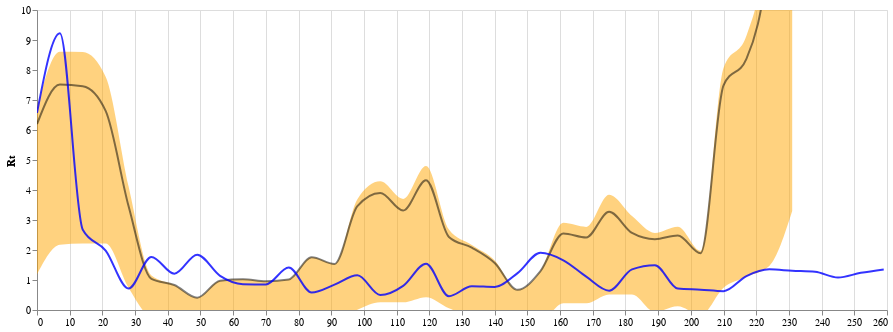

The notebook cell saved with this chart:
### Code cell
band_rt = alt.Chart(summary_rt_local_and_intro_df).mark_area(interpolate='monotone', opacity = 0.5, clip = True, color = "orange").encode(
    alt.X('new_interval', axis=alt.Axis(title="")),
    alt.Y('upper_hpd_log_50_MA',axis=alt.Axis(title="Rt", grid=False)),
    alt.Y2("lower_hpd_log_50_MA")
    
    
).properties(
    width=850,
    height=300)

line_rt = alt.Chart(summary_rt_local_and_intro_df).mark_line(interpolate='monotone', opacity = 0.5, clip = True, color = "black").encode(
    alt.X('new_interval', axis=alt.Axis(title="")),
    alt.Y('median_percent_MA',axis=alt.Axis(title="Rt", grid=False)),

    
    
).properties(
    width=850,
    height=300)

(band_rt + line_rt+ line_rt_sim).resolve_scale(y ="shared")

### Figure 1 — Vega-Lite specification as saved in the notebook (floating-point values rounded to 4 significant figures)
{"config": {"view": {"continuousWidth": 400, "continuousHeight": 300}}, "layer": [{"mark": {"type": "area", "clip": true, "color": "orange", "interpolate": "monotone", "opacity": 0.5}, "encoding": {"x": {"axis": {"title": ""}, "field": "new_interval", "type": "quantitative"}, "y": {"axis": {"grid": false, "title": "Rt"}, "field": "upper_hpd_log_50_MA", "type": "quantitative"}, "y2": {"field": "lower_hpd_log_50_MA"}}, "height": 300, "width": 850}, {"mark": {"type": "line", "clip": true, "color": "black", "interpolate": "monotone", "opacity": 0.5}, "encoding": {"x": {"axis": {"title": ""}, "field": "new_interval", "type": "quantitative"}, "y": {"axis": {"grid": false, "title": "Rt"}, "field": "median_percent_MA", "type": "quantitative"}}, "height": 300, "width": 850}, {"data": {"name": "data-4e0e5ce01824f7f80763dcfd4cf53b74"}, "mark": {"type": "line", "clip": true, "color": "blue", "interpolate": "monotone", "opacity": 0.8}, "encoding": {"x": {"axis": {"title": ""}, "field": "week_time", "type": "quantitative"}, "y": {"axis": {"grid": false, "title": "Rt"}, "field": "Rt", "scale": {"domain": [0.3, 10]}, "type": "quantitative"}}, "height": 300, "width": 850}], "data": {"name": "data-afcf4f42bf2b9cd356046f54fdf67b5c"}, "resolve": {"scale": {"y": "shared"}}, "$schema": "https://vega.github.io/schema/vega-lite/v4.17.0.json", "datasets": {"data-afcf4f42bf2b9cd356046f54fdf67b5c": [{"interval": "1", "mean_percent": 28.69, "median_percent": 22.47, "upper_hpd_log_95": 76.6, "lower_hpd_log_95": -0.0934, "upper_hpd_log_50": 24.46, "lower_hpd_log_50": 3.297, "new_interval": 231, "mean_percent_MA": 28.69, "median_percent_MA": 22.47, "upper_hpd_log_95_MA": 76.6, "lower_hpd_log_95_MA": -0.0934, "upper_hpd_log_50_MA": 24.46, "lower_hpd_log_50_MA": 3.297}, {"interval": "2", "mean_percent": 4.354, "median_percent": 1.542, "upper_hpd_log_95": 17.22, "lower_hpd_log_95": -0.3581, "upper_hpd_log_50": 1.542, "lower_hpd_log_50": -0.3581, "new_interval": 224, "mean_percent_MA": 16.52, "median_percent_MA": 12.01, "upper_hpd_log_95_MA": 46.91, "lower_hpd_log_95_MA": -0.2258, "upper_hpd_log_50_MA": 13.0, "lower_hpd_log_50_MA": 1.469}, {"interval": "3", "mean_percent": 1.278, "median_percent": 1.107, "upper_hpd_log_95": 3.068, "lower_hpd_log_95": -0.2391, "upper_hpd_log_50": 1.431, "lower_hpd_log_50": 0.3934, "new_interval": 217, "mean_percent_MA": 11.44, "median_percent_MA": 8.373, "upper_hpd_log_95_MA": 32.3, "lower_hpd_log_95_MA": -0.2302, "upper_hpd_log_50_MA": 9.146, "lower_hpd_log_50_MA": 1.111}, {"interval": "4", "mean_percent": 6.509, "median_percent": 4.836, "upper_hpd_log_95": 19.16, "lower_hpd_log_95": -0.3581, "upper_hpd_log_50": 4.836, "lower_hpd_log_50": -0.3581, "new_interval": 210, "mean_percent_MA": 10.21, "median_percent_MA": 7.489, "upper_hpd_log_95_MA": 29.01, "lower_hpd_log_95_MA": -0.2622, "upper_hpd_log_50_MA": 8.068, "lower_hpd_log_50_MA": 0.7434}, {"interval": "5", "mean_percent": 2.26, "median_percent": 0.08276, "upper_hpd_log_95": 12.5, "lower_hpd_log_95": -0.3581, "upper_hpd_log_50": 0.08276, "lower_hpd_log_50": -0.3581, "new_interval": 203, "mean_percent_MA": 3.6, "median_percent_MA": 1.892, "upper_hpd_log_95_MA": 12.99, "lower_hpd_log_95_MA": -0.3284, "upper_hpd_log_50_MA": 1.973, "lower_hpd_log_50_MA": -0.1702}, {"interval": "6", "mean_percent": 4.98, "median_percent": 3.914, "upper_hpd_log_95": 13.3, "lower_hpd_log_95": -0.3581, "upper_hpd_log_50": 4.756, "lower_hpd_log_50": 0.8233, "new_interval": 196, "mean_percent_MA": 3.757, "median_percent_MA": 2.485, "upper_hpd_log_95_MA": 12.01, "lower_hpd_log_95_MA": -0.3284, "upper_hpd_log_50_MA": 2.776, "lower_hpd_log_50_MA": 0.1251}, {"interval": "7", "mean_percent": 2.141, "median_percent": 0.6085, "upper_hpd_log_95": 9.391, "lower_hpd_log_95": -0.3581, "upper_hpd_log_50": 0.6085, "lower_hpd_log_50": -0.3581, "new_interval": 189, "mean_percent_MA": 3.972, "median_percent_MA": 2.36, "upper_hpd_log_95_MA": 13.59, "lower_hpd_log_95_MA": -0.3581, "upper_hpd_log_50_MA": 2.571, "lower_hpd_log_50_MA": -0.06277}, {"interval": "8", "mean_percent": 7.142, "median_percent": 5.672, "upper_hpd_log_95": 18.2, "lower_hpd_log_95": -0.3581, "upper_hpd_log_50": 7.085, "lower_hpd_log_50": 1.973, "new_interval": 182, "mean_percent_MA": 4.131, "median_percent_MA": 2.569, "upper_hpd_log_95_MA": 13.35, "lower_hpd_log_95_MA": -0.3581, "upper_hpd_log_50_MA": 3.133, "lower_hpd_log_50_MA": 0.5201}, {"interval": "9", "mean_percent": 5.832, "median_percent": 2.909, "upper_hpd_log_95": 22.04, "lower_hpd_log_95": -0.3581, "upper_hpd_log_50": 2.909, "lower_hpd_log_50": -0.3581, "new_interval": 175, "mean_percent_MA": 5.024, "median_percent_MA": 3.276, "upper_hpd_log_95_MA": 15.73, "lower_hpd_log_95_MA": -0.3581, "upper_hpd_log_50_MA": 3.839, "lower_hpd_log_50_MA": 0.5201}, {"interval": "10", "mean_percent": 1.555, "median_percent": 0.4794, "upper_hpd_log_95": 7.241, "lower_hpd_log_95": -0.3581, "upper_hpd_log_50": 0.4794, "lower_hpd_log_50": -0.3581, "new_interval": 168, "mean_percent_MA": 4.168, "median_percent_MA": 2.417, "upper_hpd_log_95_MA": 14.22, "lower_hpd_log_95_MA": -0.3581, "upper_hpd_log_50_MA": 2.77, "lower_hpd_log_50_MA": 0.2248}, {"interval": "11", "mean_percent": 3.148, "median_percent": 1.147, "upper_hpd_log_95": 13.67, "lower_hpd_log_95": -0.3581, "upper_hpd_log_50": 1.147, "lower_hpd_log_50": -0.3581, "new_interval": 161, "mean_percent_MA": 4.42, "median_percent_MA": 2.552, "upper_hpd_log_95_MA": 15.29, "lower_hpd_log_95_MA": -0.3581, "upper_hpd_log_50_MA": 2.905, "lower_hpd_log_50_MA": 0.2248}, {"interval": "12", "mean_percent": 1.063, "median_percent": 0.6519, "upper_hpd_log_95": 3.7, "lower_hpd_log_95": -0.3581, "upper_hpd_log_50": 0.6519, "lower_hpd_log_50": -0.3581, "new_interval": 154, "mean_percent_MA": 2.9, "median_percent_MA": 1.297, "upper_hpd_log_95_MA": 11.66, "lower_hpd_log_95_MA": -0.3581, "upper_hpd_log_50_MA": 1.297, "lower_hpd_log_50_MA": -0.3581}, {"interval": "13", "mean_percent": 1.387, "median_percent": 0.4076, "upper_hpd_log_95": 6.482, "lower_hpd_log_95": -0.3581, "upper_hpd_log_50": 0.4076, "lower_hpd_log_50": -0.3581, "new_interval": 147, "mean_percent_MA": 1.788, "median_percent_MA": 0.6714, "upper_hpd_log_95_MA": 7.773, "lower_hpd_log_95_MA": -0.3581, "upper_hpd_log_50_MA": 0.6714, "lower_hpd_log_50_MA": -0.3581}, {"interval": "14", "mean_percent": 7.064, "median_percent": 4.057, "upper_hpd_log_95": 24.33, "lower_hpd_log_95": -0.358, "upper_hpd_log_50": 4.41, "lower_hpd_log_50": 0.3303, "new_interval": 140, "mean_percent_MA": 3.166, "median_percent_MA": 1.566, "upper_hpd_log_95_MA": 12.04, "lower_hpd_log_95_MA": -0.3581, "upper_hpd_log_50_MA": 1.654, "lower_hpd_log_50_MA": -0.186}, {"interval": "15", "mean_percent": 6.395, "median_percent": 3.191, "upper_hpd_log_95": 24.22, "lower_hpd_log_95": -0.3581, "upper_hpd_log_50": 3.191, "lower_hpd_log_50": -0.3581, "new_interval": 133, "mean_percent_MA": 3.977, "median_percent_MA": 2.077, "upper_hpd_log_95_MA": 14.68, "lower_hpd_log_95_MA": -0.3581, "upper_hpd_log_50_MA": 2.165, "lower_hpd_log_50_MA": -0.186}, {"interval": "16", "mean_percent": 2.679, "median_percent": 2.091, "upper_hpd_log_95": 7.37, "lower_hpd_log_95": -0.3581, "upper_hpd_log_50": 2.712, "lower_hpd_log_50": 0.6205, "new_interval": 126, "mean_percent_MA": 4.381, "median_percent_MA": 2.437, "upper_hpd_log_95_MA": 15.6, "lower_hpd_log_95_MA": -0.3581, "upper_hpd_log_50_MA": 2.68, "lower_hpd_log_50_MA": 0.05864}, {"interval": "17", "mean_percent": 10.35, "median_percent": 7.965, "upper_hpd_log_95": 27.48, "lower_hpd_log_95": -0.3581, "upper_hpd_log_50": 8.9, "lower_hpd_log_50": 1.123, "new_interval": 119, "mean_percent_MA": 6.623, "median_percent_MA": 4.326, "upper_hpd_log_95_MA": 20.85, "lower_hpd_log_95_MA": -0.3581, "upper_hpd_log_50_MA": 4.803, "lower_hpd_log_50_MA": 0.4289}, {"interval": "18", "mean_percent": 0.716, "median_percent": 0.01309, "upper_hpd_log_95": 4.207, "lower_hpd_log_95": -0.3581, "upper_hpd_log_50": 0.01309, "lower_hpd_log_50": -0.3581, "new_interval": 112, "mean_percent_MA": 5.036, "median_percent_MA": 3.315, "upper_hpd_log_95_MA": 15.82, "lower_hpd_log_95_MA": -0.3581, "upper_hpd_log_50_MA": 3.704, "lower_hpd_log_50_MA": 0.2568}, {"interval": "19", "mean_percent": 8.725, "median_percent": 5.531, "upper_hpd_log_95": 28.25, "lower_hpd_log_95": -0.3581, "upper_hpd_log_50": 5.531, "lower_hpd_log_50": -0.3581, "new_interval": 105, "mean_percent_MA": 5.619, "median_percent_MA": 3.9, "upper_hpd_log_95_MA": 16.83, "lower_hpd_log_95_MA": -0.3581, "upper_hpd_log_50_MA": 4.289, "lower_hpd_log_50_MA": 0.2568}, {"interval": "20", "mean_percent": 0.7826, "median_percent": 0.3296, "upper_hpd_log_95": 3.233, "lower_hpd_log_95": -0.3581, "upper_hpd_log_50": 0.3296, "lower_hpd_log_50": -0.3581, "new_interval": 98, "mean_percent_MA": 5.145, "median_percent_MA": 3.46, "upper_hpd_log_95_MA": 15.79, "lower_hpd_log_95_MA": -0.3581, "upper_hpd_log_50_MA": 3.693, "lower_hpd_log_50_MA": 0.01211}, {"interval": "21", "mean_percent": 0.5447, "median_percent": 0.261, "upper_hpd_log_95": 2.324, "lower_hpd_log_95": -0.3581, "upper_hpd_log_50": 0.261, "lower_hpd_log_50": -0.3581, "new_interval": 91, "mean_percent_MA": 2.692, "median_percent_MA": 1.534, "upper_hpd_log_95_MA": 9.503, "lower_hpd_log_95_MA": -0.3581, "upper_hpd_log_50_MA": 1.534, "lower_hpd_log_50_MA": -0.3581}, {"interval": "22", "mean_percent": 2.227, "median_percent": 0.8995, "upper_hpd_log_95": 9.245, "lower_hpd_log_95": -0.3581, "upper_hpd_log_50": 0.8995, "lower_hpd_log_50": -0.3581, "new_interval": 84, "mean_percent_MA": 3.07, "median_percent_MA": 1.755, "upper_hpd_log_95_MA": 10.76, "lower_hpd_log_95_MA": -0.3581, "upper_hpd_log_50_MA": 1.755, "lower_hpd_log_50_MA": -0.3581}, {"interval": "23", "mean_percent": 6.304, "median_percent": 2.575, "upper_hpd_log_95": 24.72, "lower_hpd_log_95": -0.3581, "upper_hpd_log_50": 2.575, "lower_hpd_log_50": -0.3581, "new_interval": 77, "mean_percent_MA": 2.465, "median_percent_MA": 1.016, "upper_hpd_log_95_MA": 9.881, "lower_hpd_log_95_MA": -0.3581, "upper_hpd_log_50_MA": 1.016, "lower_hpd_log_50_MA": -0.3581}, {"interval": "24", "mean_percent": 0.848, "median_percent": 0.09497, "upper_hpd_log_95": 4.645, "lower_hpd_log_95": -0.3581, "upper_hpd_log_50": 0.09497, "lower_hpd_log_50": -0.3581, "new_interval": 70, "mean_percent_MA": 2.481, "median_percent_MA": 0.9576, "upper_hpd_log_95_MA": 10.23, "lower_hpd_log_95_MA": -0.3581, "upper_hpd_log_50_MA": 0.9576, "lower_hpd_log_50_MA": -0.3581}, {"interval": "25", "mean_percent": 0.8649, "median_percent": 0.519, "upper_hpd_log_95": 2.961, "lower_hpd_log_95": -0.3581, "upper_hpd_log_50": 0.519, "lower_hpd_log_50": -0.3581, "new_interval": 63, "mean_percent_MA": 2.561, "median_percent_MA": 1.022, "upper_hpd_log_95_MA": 10.39, "lower_hpd_log_95_MA": -0.3581, "upper_hpd_log_50_MA": 1.022, "lower_hpd_log_50_MA": -0.3581}, {"interval": "26", "mean_percent": 2.108, "median_percent": 0.7177, "upper_hpd_log_95": 9.26, "lower_hpd_log_95": -0.3581, "upper_hpd_log_50": 0.7177, "lower_hpd_log_50": -0.3581, "new_interval": 56, "mean_percent_MA": 2.531, "median_percent_MA": 0.9767, "upper_hpd_log_95_MA": 10.4, "lower_hpd_log_95_MA": -0.3581, "upper_hpd_log_50_MA": 0.9767, "lower_hpd_log_50_MA": -0.3581}, {"interval": "27", "mean_percent": 1.559, "median_percent": 0.3064, "upper_hpd_log_95": 7.681, "lower_hpd_log_95": -0.3581, "upper_hpd_log_50": 0.3064, "lower_hpd_log_50": -0.3581, "new_interval": 49, "mean_percent_MA": 1.345, "median_percent_MA": 0.4095, "upper_hpd_log_95_MA": 6.137, "lower_hpd_log_95_MA": -0.3581, "upper_hpd_log_50_MA": 0.4095, "lower_hpd_log_50_MA": -0.3581}, {"interval": "28", "mean_percent": 3.251, "median_percent": 1.795, "upper_hpd_log_95": 12.08, "lower_hpd_log_95": -0.3581, "upper_hpd_log_50": 1.795, "lower_hpd_log_50": -0.3581, "new_interval": 42, "mean_percent_MA": 1.946, "median_percent_MA": 0.8344, "upper_hpd_log_95_MA": 7.995, "lower_hpd_log_95_MA": -0.3581, "upper_hpd_log_50_MA": 0.8344, "lower_hpd_log_50_MA": -0.3581}, {"interval": "29", "mean_percent": 1.713, "median_percent": 1.336, "upper_hpd_log_95": 4.83, "lower_hpd_log_95": -0.3581, "upper_hpd_log_50": 1.766, "lower_hpd_log_50": 0.0769, "new_interval": 35, "mean_percent_MA": 2.158, "median_percent_MA": 1.039, "upper_hpd_log_95_MA": 8.462, "lower_hpd_log_95_MA": -0.3581, "upper_hpd_log_50_MA": 1.146, "lower_hpd_log_50_MA": -0.2494}, {"interval": "30", "mean_percent": 12.67, "median_percent": 10.43, "upper_hpd_log_95": 30.94, "lower_hpd_log_95": -0.3579, "upper_hpd_log_50": 12.62, "lower_hpd_log_50": 3.607, "new_interval": 28, "mean_percent_MA": 4.798, "median_percent_MA": 3.466, "upper_hpd_log_95_MA": 13.88, "lower_hpd_log_95_MA": -0.3581, "upper_hpd_log_50_MA": 4.121, "lower_hpd_log_50_MA": 0.7419}, {"interval": "31", "mean_percent": 16.4, "median_percent": 12.99, "upper_hpd_log_95": 39.16, "lower_hpd_log_95": 2.521, "upper_hpd_log_50": 14.93, "lower_hpd_log_50": 5.526, "new_interval": 21, "mean_percent_MA": 8.509, "median_percent_MA": 6.636, "upper_hpd_log_95_MA": 21.75, "lower_hpd_log_95_MA": 0.3618, "upper_hpd_log_50_MA": 7.776, "lower_hpd_log_50_MA": 2.213}, {"interval": "32", "mean_percent": 7.6, "median_percent": 5.086, "upper_hpd_log_95": 22.73, "lower_hpd_log_95": -0.3581, "upper_hpd_log_50": 5.086, "lower_hpd_log_50": -0.3581, "new_interval": 14, "mean_percent_MA": 9.596, "median_percent_MA": 7.459, "upper_hpd_log_95_MA": 24.42, "lower_hpd_log_95_MA": 0.3618, "upper_hpd_log_50_MA": 8.599, "lower_hpd_log_50_MA": 2.213}, {"interval": "33", "mean_percent": 2.514, "median_percent": 1.551, "upper_hpd_log_95": 8.097, "lower_hpd_log_95": -0.3581, "upper_hpd_log_50": 1.82, "lower_hpd_log_50": -0.06996, "new_interval": 7, "mean_percent_MA": 9.796, "median_percent_MA": 7.513, "upper_hpd_log_95_MA": 25.23, "lower_hpd_log_95_MA": 0.3618, "upper_hpd_log_50_MA": 8.612, "lower_hpd_log_50_MA": 2.176}, {"interval": "34", "mean_percent": 8.648, "median_percent": 5.162, "upper_hpd_log_95": 29.29, "lower_hpd_log_95": -0.3581, "upper_hpd_log_50": 5.162, "lower_hpd_log_50": -0.3581, "new_interval": 0, "mean_percent_MA": 8.791, "median_percent_MA": 6.197, "upper_hpd_log_95_MA": 24.82, "lower_hpd_log_95_MA": 0.3618, "upper_hpd_log_50_MA": 6.748, "lower_hpd_log_50_MA": 1.185}], "data-4e0e5ce01824f7f80763dcfd4cf53b74": [{"week_time": 0.0, "diff": 119.7, "Rt": 6.569}, {"week_time": 7.0, "diff": 176.9, "Rt": 9.226}, {"week_time": 14.0, "diff": 36.04, "Rt": 2.676}, {"week_time": 21.0, "diff": 21.08, "Rt": 1.981}, {"week_time": 28.0, "diff": -6.125, "Rt": 0.7151}, {"week_time": 35.0, "diff": 16.56, "Rt": 1.77}, {"week_time": 42.0, "diff": 4.525, "Rt": 1.21}, {"week_time": 49.0, "diff": 18.11, "Rt": 1.842}, {"week_time": 56.0, "diff": 2.972, "Rt": 1.138}, {"week_time": 63.0, "diff": -2.972, "Rt": 0.8618}, {"week_time": 70.0, "diff": -3.152, "Rt": 0.8534}, {"week_time": 77.0, "diff": 8.936, "Rt": 1.416}, {"week_time": 84.0, "diff": -8.936, "Rt": 0.5844}, {"week_time": 91.0, "diff": -3.356, "Rt": 0.8439}, {"week_time": 98.0, "diff": 3.356, "Rt": 1.156}, {"week_time": 105.0, "diff": -10.8, "Rt": 0.4978}, {"week_time": 112.0, "diff": -4.162, "Rt": 0.8064}, {"week_time": 119.0, "diff": 11.6, "Rt": 1.54}, {"week_time": 126.0, "diff": -11.6, "Rt": 0.4603}, {"week_time": 133.0, "diff": -4.525, "Rt": 0.7896}, {"week_time": 140.0, "diff": -4.956, "Rt": 0.7695}, {"week_time": 147.0, "diff": 4.956, "Rt": 1.231}, {"week_time": 154.0, "diff": 19.48, "Rt": 1.906}, {"week_time": 161.0, "diff": 14.14, "Rt": 1.658}, {"week_time": 168.0, "diff": 2.419, "Rt": 1.113}, {"week_time": 175.0, "diff": -7.623, "Rt": 0.6454}, {"week_time": 182.0, "diff": 7.623, "Rt": 1.355}, {"week_time": 189.0, "diff": 10.65, "Rt": 1.495}, {"week_time": 196.0, "diff": -6.125, "Rt": 0.7151}, {"week_time": 203.0, "diff": -6.944, "Rt": 0.677}, {"week_time": 210.0, "diff": -8.016, "Rt": 0.6272}, {"week_time": 217.0, "diff": 2.811, "Rt": 1.131}, {"week_time": 224.0, "diff": 7.623, "Rt": 1.355}, {"week_time": 231.0, "diff": 6.647, "Rt": 1.309}, {"week_time": 238.0, "diff": 5.893, "Rt": 1.274}, {"week_time": 245.0, "diff": 1.825, "Rt": 1.085}, {"week_time": 252.0, "diff": 5.119, "Rt": 1.238}, {"week_time": 259.0, "diff": 7.549, "Rt": 1.351}]}}
